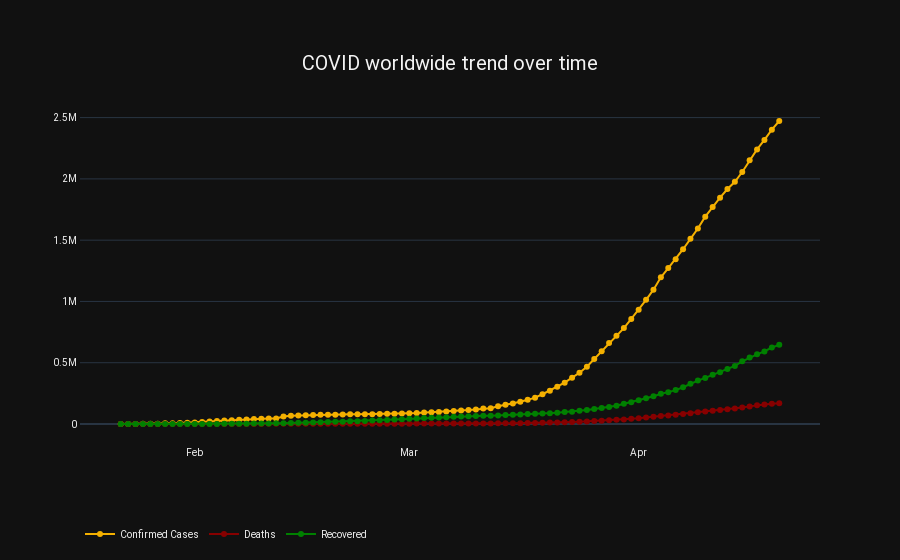

Write notebook code for a chart like this one.
### Code cell
template_cases = "<b>%{y}</b> confirmed cases on <extra></extra>"
template_deaths = "<b>%{y}</b> deaths on <extra></extra>"
template_recovered = "<b>%{y}</b> recovered on <extra></extra>"

fig = go.Figure()
fig.add_trace(
            go.Scatter(
            x=trend_data["date"],
            y=trend_data["Confirmed"],
            name="Confirmed Cases",
            line={"color": "#F4B000"},
            mode='lines+markers',
            hovertemplate=template_cases+'<b>%{text}</b>',
                text = trend_data['date'].dt.strftime('%d %b %y')
        )
    )

fig.add_trace(
            go.Scatter(
            x=trend_data["date"],
            y=trend_data["Deaths"],
            name="Deaths",
            line={"color": "#870000"},
            mode="lines+markers",
            hovertemplate=template_deaths+'<b>%{text}</b>',
                text = trend_data['date'].dt.strftime('%d %b %y')
        ),
    )
fig.add_trace(
            go.Scatter(
            x=trend_data["date"],
            y=trend_data["Recovered"],
            name="Recovered",
            line={"color": "#008000"},
            mode="lines+markers",
            hovertemplate=template_recovered+'<b>%{text}</b>',
                text = trend_data['date'].dt.strftime('%d %b %y')
        ),
    )
fig.update_layout(
        title={
        'text': "COVID worldwide trend over time",
        'y':0.9,
        'x':0.5,
        'xanchor': 'center',
        'yanchor': 'top',
        'font':dict(family="Roboto, sans-serif", size=20, color="#f4f4f4")},
#         title="COVID trends over time",
#         xaxis_title="Date",
#         yaxis_title="Population",
        #margin={"r": 0, "t": 0, "l": 0, "b": 1},
        template="plotly_dark",
        # annotations=annotations,
        autosize=True,
        showlegend=True,
        legend_orientation="v",
        #paper_bgcolor="rgba(0,0,0,0)",
        #plot_bgcolor="rgba(0,0,0,0)",
        # xaxis_title="Number of Days",
        yaxis={"linecolor": "rgba(0,0,0,0)"},
        hoverlabel={"font": {"color": "black"}},
        xaxis_showgrid=False,
        yaxis_showgrid=True,
        xaxis={"tickformat":"%b","nticks":5},
        font=dict(family="Roboto, sans-serif", size=10, color="#f4f4f4"),
        legend=dict(
            title=None, orientation="h", y=-0.3, yanchor="bottom", x=0, xanchor="left"
        ),
    )
fig.show()
